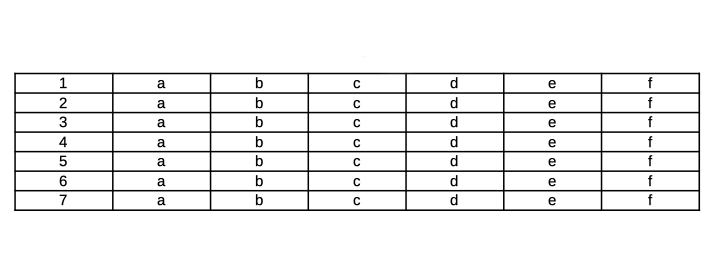
#> input picture example6.jpg, 726 x 272 px
$ python main2.py --image example6.jpg
#> lines starting #> are read from the running program, lines starting #| are printed output that depends on the picture; after the words box and inside, x2 and y2 are one past the last pixel; in counts of white or black regions, pixels touching at a corner belong together
# import the necessary packages
import numpy as np
import argparse
import cv2

# construct the argument parse and parse the arguments
ap = argparse.ArgumentParser()
ap.add_argument("-i", "--image", required=True,
                help="path to input image file")
args = vars(ap.parse_args())
# load the image from disk
image = cv2.imread(args["image"])
#> image is the input picture: shape (272, 726, 3); min 0, max 255, mean 240.3
# convert the image to grayscale and flip the foreground
# and background to ensure foreground is now "white" and
# the background is "black"
gray = cv2.cvtColor(image, cv2.COLOR_BGR2GRAY)
gray = cv2.bitwise_not(gray)
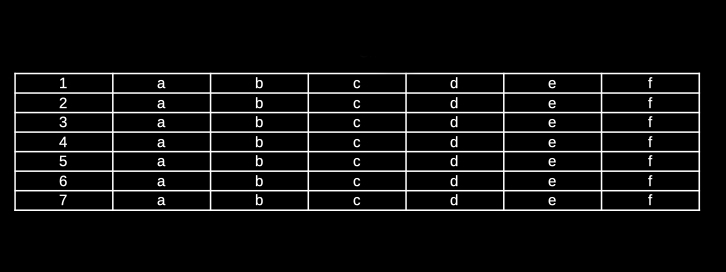
#> gray: shape (272, 726); min 0, max 255, mean 14.7
# threshold the image, setting all foreground pixels to
# 255 and all background pixels to 0
thresh = cv2.threshold(gray, 0, 255,
                       cv2.THRESH_BINARY | cv2.THRESH_OTSU)[1]
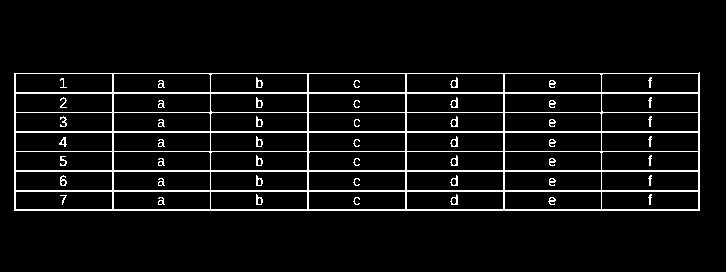
#> thresh: shape (272, 726); 6.2% white in thin lines or dots, all inside (x1, y1, x2, y2) = (14, 72, 700, 211)
# grab the (x, y) coordinates of all pixel values that
# are greater than zero, then use these coordinates to
# compute a rotated bounding box that contains all
# coordinates
coords = np.column_stack(np.where(thresh > 0))
#> coords = 12256 pairs, first value 72 to 210, second value 14 to 699
angle = cv2.minAreaRect(coords)[-1]
#> angle = -90
# the `cv2.minAreaRect` function returns values in the
# range [-90, 0); as the rectangle rotates clockwise the
# returned angle trends to 0 -- in this special case we
# need to add 90 degrees to the angle
if angle < -45:
    angle = -(90 + angle)
#> angle = 0
# otherwise, just take the inverse of the angle to make
# it positive
else:
    angle = -angle
# rotate the image to deskew it
(h, w) = image.shape[:2]
#> h = 272; w = 726
center = (w // 2, h // 2)
#> center = (363, 136)
M = cv2.getRotationMatrix2D(center, angle, 1.0)
#> M = [[1, 0, 0], [0, 1, 0]]
rotated = cv2.warpAffine(image, M, (w, h),
                         flags=cv2.INTER_CUBIC, borderMode=cv2.BORDER_REPLICATE)
# draw the correction angle on the image so we can validate it
cv2.putText(rotated, "Angle: {:.2f} degrees".format(angle),
            (10, 30), cv2.FONT_HERSHEY_SIMPLEX, 0.7, (0, 0, 255), 2)
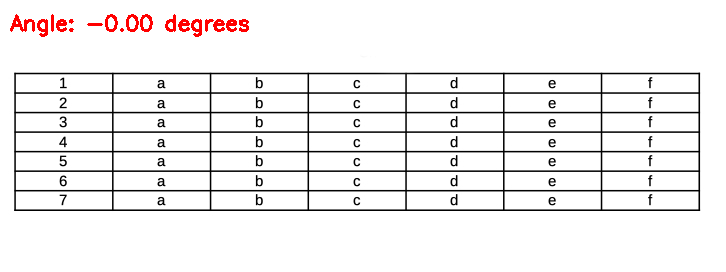
#> rotated: shape (272, 726, 3); 0.81% of pixels changed, all inside (x1, y1, x2, y2) = (10, 14, 249, 37)
# show the output image
print("[INFO] angle: {:.3f}".format(angle))
#| [INFO] angle: -0.000
cv2.imshow("Input", image)
cv2.imshow("Rotated", rotated)
cv2.waitKey(0)

$ run again, on example.png
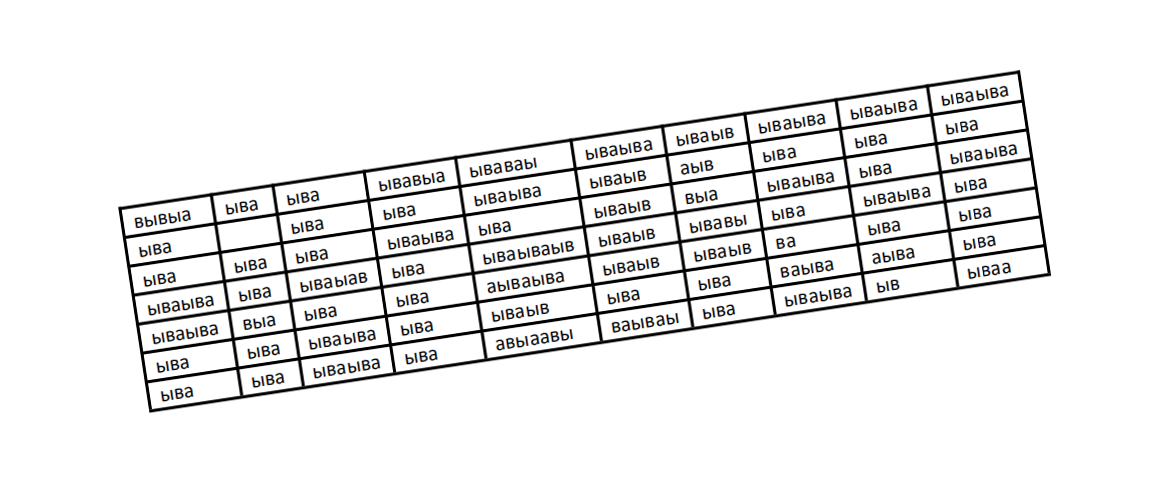
#> input picture example.png, 1166 x 482 px
#> image is the input picture: shape (482, 1166, 3); mean B, G, R 235.6, 235.6, 235.6
#> `thresh = cv2.threshold(gray, 0, 255, cv2.THRESH_BINARY | cv2.THRESH_OT..`:
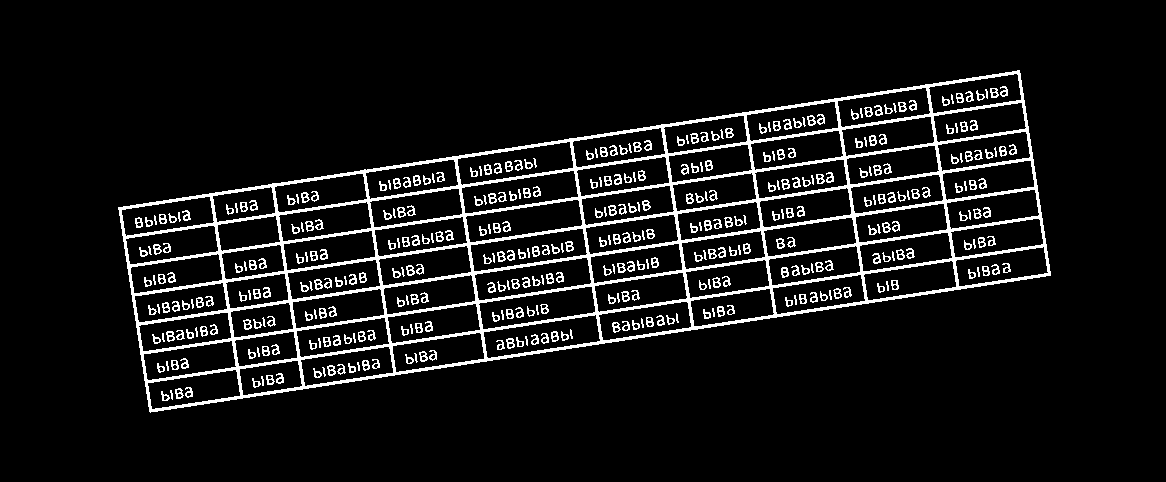
#> thresh: shape (482, 1166); 8.2% white; 394 white regions (64 under 20 px), largest, box (x1, y1, x2, y2) and area: (118, 70, 1051, 413) 30384, (488, 193, 497, 204) 57, (781, 267, 789, 278) 57
#> coords = 46112 pairs, first value 70 to 412, second value 118 to 1050
#> `angle = cv2.minAreaRect(coords)[-1]`: angle = -81.36
#> `angle = -(90 + angle)`: angle = -8.64
#> M = [[0.989, -0.15, 42.8], [0.15, 0.989, -84.82]]
#> `cv2.putText(rotated, "Angle: {:.2f} degrees".format(angle), (10, 30), ..`:
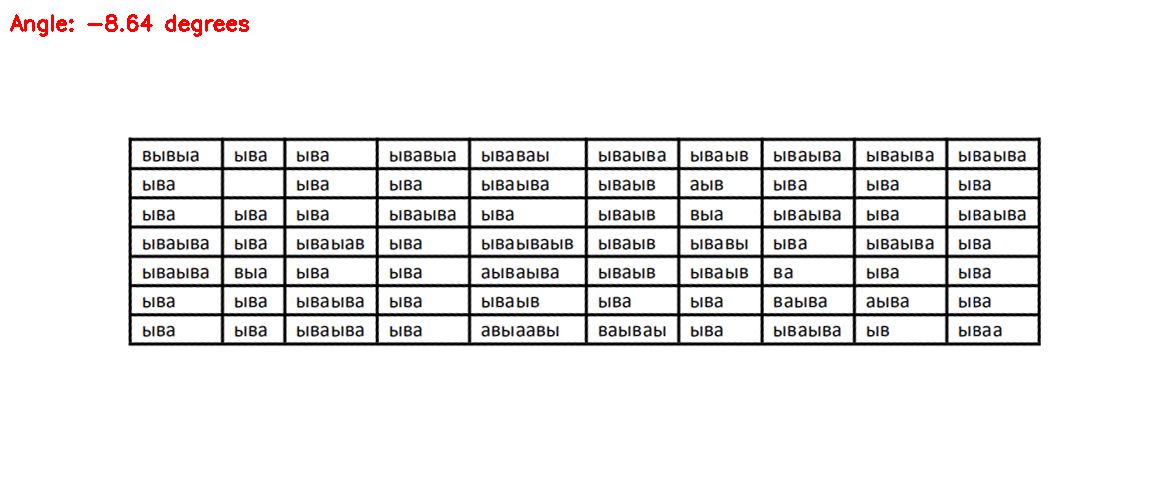
#> rotated: shape (482, 1166, 3); mean B, G, R 234.7, 234.7, 235.4
#| [INFO] angle: -8.637
